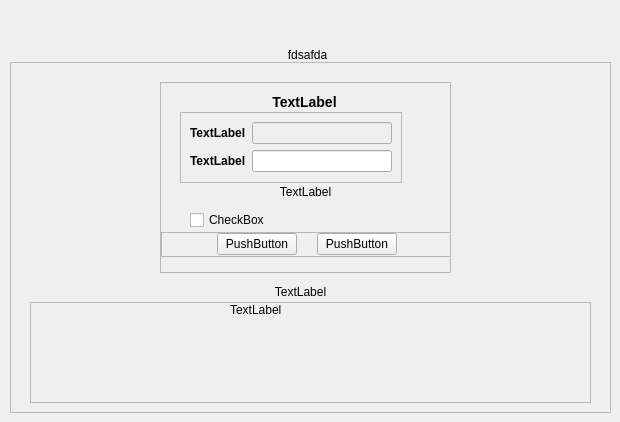
   <widget class="QWidget" name="page_login">
    <widget class="QFrame" name="frame">
     <property name="geometry">
      <rect>
       <x>10</x>
       <y>62</y>
       <width>601</width>
       <height>351</height>
      </rect>
     </property>
     <property name="sizePolicy">
      <sizepolicy hsizetype="Fixed" vsizetype="Fixed">
       <horstretch>0</horstretch>
       <verstretch>0</verstretch>
      </sizepolicy>
     </property>
     <property name="minimumSize">
      <size>
       <width>420</width>
       <height>240</height>
      </size>
     </property>
     <property name="maximumSize">
      <size>
       <width>16777215</width>
       <height>360</height>
      </size>
     </property>
     <property name="frameShape">
      <enum>QFrame::StyledPanel</enum>
     </property>
     <property name="frameShadow">
      <enum>QFrame::Raised</enum>
     </property>
     <widget class="QFrame" name="rc_login">
      <property name="geometry">
       <rect>
        <x>150</x>
        <y>20</y>
        <width>291</width>
        <height>191</height>
       </rect>
      </property>
      <property name="autoFillBackground">
       <bool>false</bool>
      </property>
      <property name="frameShape">
       <enum>QFrame::StyledPanel</enum>
      </property>
      <property name="frameShadow">
       <enum>QFrame::Raised</enum>
      </property>
      <property name="lineWidth">
       <number>3</number>
      </property>
      <property name="midLineWidth">
       <number>0</number>
      </property>
      <widget class="QLabel" name="label_title">
       <property name="geometry">
        <rect>
         <x>9</x>
         <y>10</y>
         <width>271</width>
         <height>20</height>
        </rect>
       </property>
       <property name="font">
        <font>
         <pointsize>-1</pointsize>
         <weight>75</weight>
         <italic>false</italic>
         <bold>true</bold>
        </font>
       </property>
       <property name="styleSheet">
        <string notr="true">font:bold 14px;
</string>
       </property>
       <property name="text">
        <string>TextLabel</string>
       </property>
       <property name="alignment">
        <set>Qt::AlignCenter</set>
       </property>
      </widget>
      <widget class="QCheckBox" name="chk_save">
       <property name="geometry">
        <rect>
         <x>30</x>
         <y>130</y>
         <width>241</width>
         <height>16</height>
        </rect>
       </property>
       <property name="text">
        <string>CheckBox</string>
       </property>
      </widget>
      <widget class="QProgressIndicator" name="pi" native="true">
       <property name="geometry">
        <rect>
         <x>240</x>
         <y>10</y>
         <width>40</width>
         <height>40</height>
        </rect>
       </property>
       <property name="minimumSize">
        <size>
         <width>40</width>
         <height>40</height>
        </size>
       </property>
      </widget>
      <widget class="QLabel" name="label_default">
       <property name="geometry">
        <rect>
         <x>10</x>
         <y>100</y>
         <width>271</width>
         <height>20</height>
        </rect>
       </property>
       <property name="text">
        <string>TextLabel</string>
       </property>
       <property name="alignment">
        <set>Qt::AlignCenter</set>
       </property>
      </widget>
      <widget class="QFrame" name="frame_2">
       <property name="geometry">
        <rect>
         <x>20</x>
         <y>30</y>
         <width>222</width>
         <height>71</height>
        </rect>
       </property>
       <property name="frameShape">
        <enum>QFrame::StyledPanel</enum>
       </property>
       <property name="frameShadow">
        <enum>QFrame::Raised</enum>
       </property>
       <layout class="QFormLayout" name="formLayout">
        <item row="0" column="0">
         <widget class="QLabel" name="label_user">
          <property name="styleSheet">
           <string notr="true">font:bold;</string>
          </property>
          <property name="text">
           <string>TextLabel</string>
          </property>
         </widget>
        </item>
        <item row="0" column="1">
         <widget class="QLineEdit" name="edt_user">
          <property name="enabled">
           <bool>false</bool>
          </property>
          <property name="sizePolicy">
           <sizepolicy hsizetype="Preferred" vsizetype="Fixed">
            <horstretch>0</horstretch>
            <verstretch>0</verstretch>
           </sizepolicy>
          </property>
         </widget>
        </item>
        <item row="1" column="0">
         <widget class="QLabel" name="label_pwd">
          <property name="styleSheet">
           <string notr="true">font:bold;</string>
          </property>
          <property name="text">
           <string>TextLabel</string>
          </property>
         </widget>
        </item>
        <item row="1" column="1">
         <widget class="QLineEdit" name="edt_pwd">
          <property name="sizePolicy">
           <sizepolicy hsizetype="Preferred" vsizetype="Fixed">
            <horstretch>0</horstretch>
            <verstretch>0</verstretch>
           </sizepolicy>
          </property>
          <property name="echoMode">
           <enum>QLineEdit::PasswordEchoOnEdit</enum>
          </property>
         </widget>
        </item>
       </layout>
      </widget>
      <widget class="QFrame" name="frame_3">
       <property name="geometry">
        <rect>
         <x>1</x>
         <y>150</y>
         <width>291</width>
         <height>25</height>
        </rect>
       </property>
       <property name="frameShape">
        <enum>QFrame::StyledPanel</enum>
       </property>
       <property name="frameShadow">
        <enum>QFrame::Raised</enum>
       </property>
       <layout class="QHBoxLayout" name="horizontalLayout">
        <property name="spacing">
         <number>20</number>
        </property>
        <property name="margin">
         <number>0</number>
        </property>
        <item>
         <spacer name="horizontalSpacer_2">
          <property name="orientation">
           <enum>Qt::Horizontal</enum>
          </property>
          <property name="sizeHint" stdset="0">
           <size>
            <width>40</width>
            <height>20</height>
           </size>
          </property>
         </spacer>
        </item>
        <item>
         <widget class="QPushButton" name="but_login">
          <property name="text">
           <string>PushButton</string>
          </property>
         </widget>
        </item>
        <item>
         <widget class="QPushButton" name="but_cancel">
          <property name="text">
           <string>PushButton</string>
          </property>
         </widget>
        </item>
        <item>
         <spacer name="horizontalSpacer_3">
          <property name="orientation">
           <enum>Qt::Horizontal</enum>
          </property>
          <property name="sizeHint" stdset="0">
           <size>
            <width>40</width>
            <height>20</height>
           </size>
          </property>
         </spacer>
        </item>
       </layout>
      </widget>
     </widget>
     <widget class="QLabel" name="label_list_title">
      <property name="geometry">
       <rect>
        <x>-20</x>
        <y>209</y>
        <width>621</width>
        <height>41</height>
       </rect>
      </property>
      <property name="text">
       <string>TextLabel</string>
      </property>
      <property name="alignment">
       <set>Qt::AlignCenter</set>
      </property>
      <property name="wordWrap">
       <bool>true</bool>
      </property>
     </widget>
     <widget class="QFrame" name="frame_4">
      <property name="geometry">
       <rect>
        <x>20</x>
        <y>240</y>
        <width>561</width>
        <height>101</height>
       </rect>
      </property>
      <property name="frameShape">
       <enum>QFrame::StyledPanel</enum>
      </property>
      <property name="frameShadow">
       <enum>QFrame::Raised</enum>
      </property>
      <layout class="QHBoxLayout" name="horizontalLayout_2">
       <property name="margin">
        <number>0</number>
       </property>
       <item>
        <spacer name="horizontalSpacer">
         <property name="orientation">
          <enum>Qt::Horizontal</enum>
         </property>
         <property name="sizeHint" stdset="0">
          <size>
           <width>159</width>
           <height>20</height>
          </size>
         </property>
        </spacer>
       </item>
       <item>
        <widget class="QLabel" name="label_list">
         <property name="sizePolicy">
          <sizepolicy hsizetype="Preferred" vsizetype="Preferred">
           <horstretch>0</horstretch>
           <verstretch>0</verstretch>
          </sizepolicy>
         </property>
         <property name="minimumSize">
          <size>
           <width>360</width>
           <height>0</height>
          </size>
         </property>
         <property name="text">
          <string>TextLabel</string>
         </property>
         <property name="alignment">
          <set>Qt::AlignLeading|Qt::AlignLeft|Qt::AlignTop</set>
         </property>
        </widget>
       </item>
      </layout>
     </widget>
    </widget>
    <widget class="QLabel" name="label_error">
     <property name="geometry">
      <rect>
       <x>22</x>
       <y>29</y>
       <width>571</width>
       <height>51</height>
      </rect>
     </property>
     <property name="sizePolicy">
      <sizepolicy hsizetype="Preferred" vsizetype="Minimum">
       <horstretch>0</horstretch>
       <verstretch>0</verstretch>
      </sizepolicy>
     </property>
     <property name="minimumSize">
      <size>
       <width>0</width>
       <height>20</height>
      </size>
     </property>
     <property name="text">
      <string>fdsafda</string>
     </property>
     <property name="alignment">
      <set>Qt::AlignCenter</set>
     </property>
     <property name="wordWrap">
      <bool>true</bool>
     </property>
    </widget>
   </widget>
